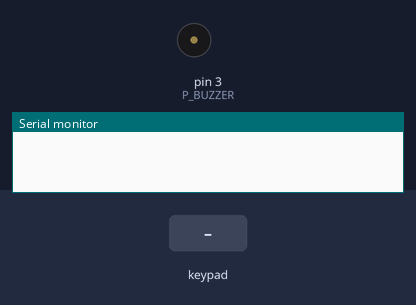
This sketch was run on a simulated Arduino Uno, built with avr-gcc and run on an emulated ATmega328P. On the bench: buzzer (waves = sounding), the last lines printed to the serial monitor. Wiring (inferred from the names in the program): 4×4 keypad with keys 1 2 3 A 4 5 6 B 7 8 9 C * 0 # D (labels assumed): rows pin 12, pin 11, pin 10, pin 9; columns pin 8, pin 7, pin 6, pin 5. The inputs (shaded band) are chosen by the test bench.

Above: at 1.2 s.
1.3 s: keypad keys 1 2 pressed 0.4 s apart
At 1.44 s:
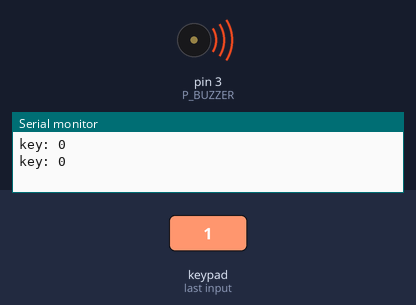
Timing chart, 0 to 4.3 s (numbered marks = the images above; inputs shaded):
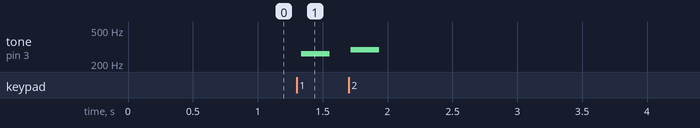

The sketch:

1.1_Piano_Keypad.ino
```cpp
/*
 *Program that make the buzzer on corresponding
 *what the keypad pressed (1 = do, 2 = re, etc)
 */

#define P_BUZZER 3
#define N_KEY 4
#define NO_KEY -1
#define buzzerOn(freq) tone(P_BUZZER, freq, 100)

int p_row[N_KEY] = {12, 11, 10, 9};
int p_col[N_KEY] = {8, 7, 6, 5};

int keyPressed(){
  for (int i=0; i<N_KEY; i++) {
    digitalWrite(p_row[i], LOW);
    delay(10);
    for (int j=0; j<N_KEY; j++) {
      int key = digitalRead(p_col[j]);
      if (key == LOW){
        digitalWrite(p_row[i],HIGH);
        return (i*N_KEY) + j;
      }
    }
    digitalWrite(p_row[i], HIGH);
  }
  return NO_KEY;
}

int freq[] = {
 262, 294, 330, 0,
 349, 394, 440, 0,
 494, 523, 587, 622,
 659, 699, 784, 0
};

void keyInit(){
  for (int i=0; i<N_KEY; i++){
    pinMode(p_row[i],OUTPUT);
    pinMode(p_col[i],INPUT_PULLUP);

    digitalWrite(p_row[i],LOW);
  }
}


void setup() {
  Serial.begin(9600);
  pinMode(P_BUZZER, OUTPUT);
  keyInit();
}

void loop() {
  int note = keyPressed();
  if (note != NO_KEY){
    buzzerOn(freq[note]);
    Serial.print("key: ");
    Serial.println(note);
    delay(50);
  }

}
```

Measured:
- after the input at 1.3 s, tone on pin 3 (P_BUZZER): silent → 262 Hz at once, → silent 0.22 s later, → 294 Hz 0.16 s later, → silent 0.22 s later
